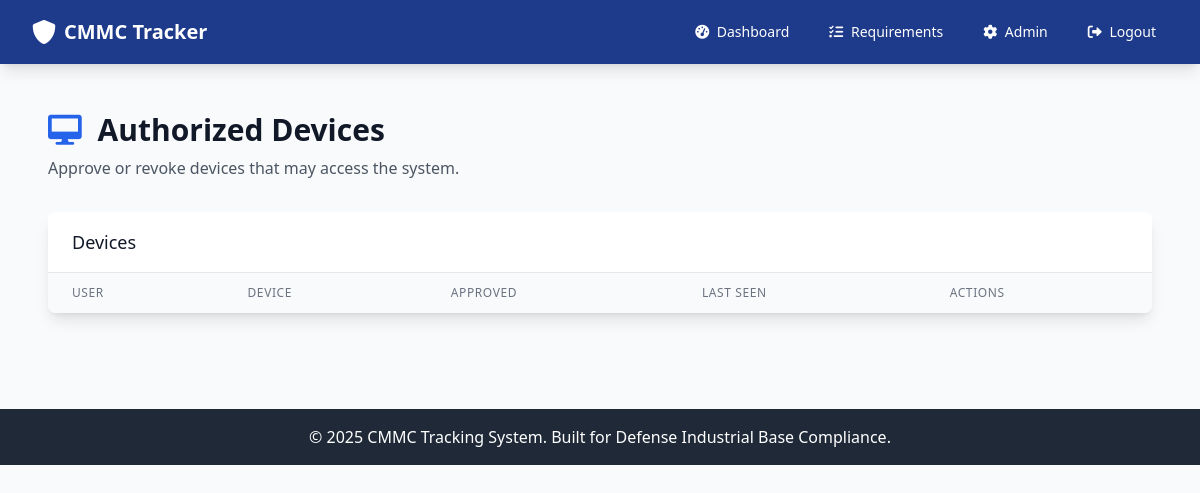
Page /admin/devices (signed in) on the earlier database version.
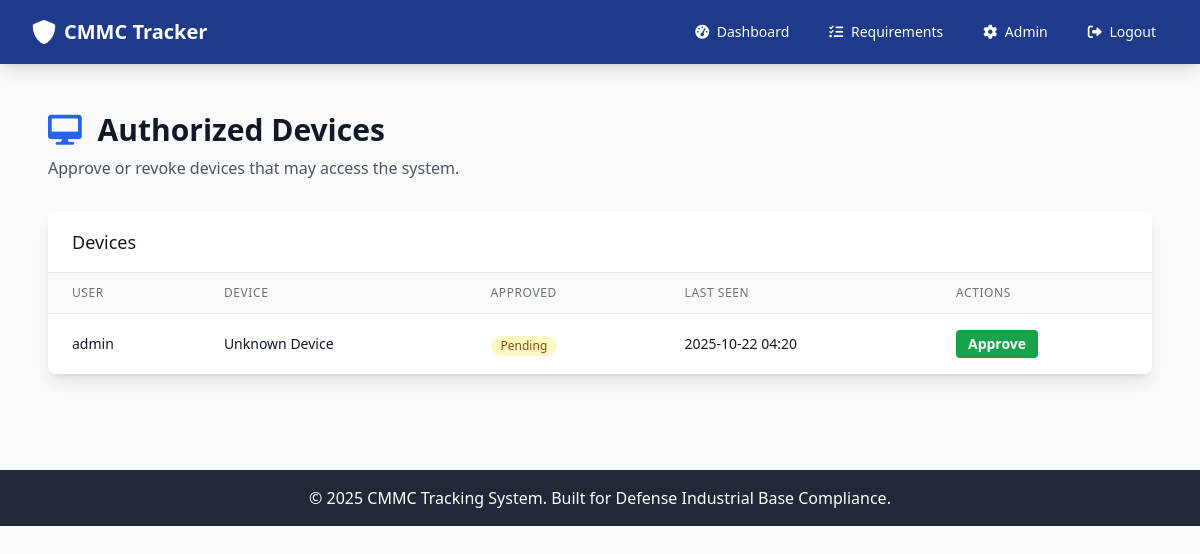
Same page on the later database version.
### app.py (models this page shows)
class AuthorizedDevice(db.Model):
    __tablename__ = 'authorized_device'
    id = db.Column(db.Integer, primary_key=True)
    user_id = db.Column(db.Integer, db.ForeignKey('user.id'))
    device_name = db.Column(db.String(200))
    device_token = db.Column(db.String(64), unique=True, nullable=False)
    is_approved = db.Column(db.Boolean, default=False, nullable=False)
    last_seen_at = db.Column(db.DateTime, default=datetime.utcnow, onupdate=datetime.utcnow)
    user = db.relationship('User', backref='devices')

class User(db.Model):
    id = db.Column(db.Integer, primary_key=True)
    username = db.Column(db.String(80), unique=True, nullable=False)
    email = db.Column(db.String(120), unique=True, nullable=False)
    password_hash = db.Column(db.String(120), nullable=False)
    role = db.Column(db.String(20), default='user')  # 'admin' or 'user'
    company = db.Column(db.String(200))
    created_at = db.Column(db.DateTime, default=datetime.utcnow)
    is_authorized = db.Column(db.Boolean, default=False, nullable=False)

### app.py (the view)
@app.route('/admin/devices')
@admin_required
def admin_devices():
    devices = AuthorizedDevice.query.order_by(AuthorizedDevice.last_seen_at.desc()).all()
    return render_template('admin/devices.html', devices=devices)

### app.py (called while the page is built, shortened)
def admin_required(f):
    @wraps(f)
    def decorated_function(*args, **kwargs):
        if 'user_id' not in session:
            flash('Please log in to access this page.', 'warning')
            return redirect(url_for('login'))
        user = User.query.get(session['user_id'])
        if not user or user.role != 'admin':
            flash('Admin access required.', 'error')
            return redirect(url_for('dashboard'))
        return f(*args, **kwargs)
    return decorated_function

@app.before_request
def enforce_device_and_user_authorization():
    open_endpoints = {
        'index', 'login', 'register', 'logout', 'static', 'device_pending'
    }
    if request.endpoint in open_endpoints:
        return None
    if 'user_id' not in session:
        return None
    user = User.query.get(session['user_id'])
    if not user:
        session.clear()
        return redirect(url_for('login'))
    if not user.is_authorized:
        flash('Your account is awaiting authorization by an administrator.', 'warning')
        return redirect(url_for('index'))
    if user.role == 'admin':
        return None

### templates/admin/devices.html (shortened to what this page needs)
{% extends "base.html" %}
{% block content %}
<div class="px-4 py-6">
    <div class="mb-8">
        <h1 class="text-3xl font-bold text-gray-900 mb-2">
            <i class="fas fa-desktop text-blue-600 mr-2"></i>
            Authorized Devices
        </h1>
        <p class="text-gray-600">Approve or revoke devices that may access the system.</p>
    </div>
    <div class="bg-white shadow-lg rounded-lg overflow-hidden">
        <div class="px-6 py-4 border-b border-gray-200">
            <h3 class="text-lg font-medium text-gray-900">Devices</h3>
        </div>
        <div class="overflow-x-auto">
            <table class="min-w-full divide-y divide-gray-200">
                <thead class="bg-gray-50">
                    <tr>
                        <th class="px-6 py-3 text-left text-xs font-medium text-gray-500 uppercase tracking-wider">User</th>
                        <th class="px-6 py-3 text-left text-xs font-medium text-gray-500 uppercase tracking-wider">Device</th>
                        <th class="px-6 py-3 text-left text-xs font-medium text-gray-500 uppercase tracking-wider">Approved</th>
                        <th class="px-6 py-3 text-left text-xs font-medium text-gray-500 uppercase tracking-wider">Last Seen</th>
                        <th class="px-6 py-3 text-left text-xs font-medium text-gray-500 uppercase tracking-wider">Actions</th>
                    </tr>
                </thead>
                <tbody class="bg-white divide-y divide-gray-200">
                    {% for d in devices %}
                    <tr class="hover:bg-gray-50">
                        <td class="px-6 py-4 whitespace-nowrap text-sm text-gray-900">{{ d.user.username if d.user else 'Unassigned' }}</td>
                        <td class="px-6 py-4 text-sm text-gray-900">{{ d.device_name or 'Unknown' }}</td>
                        <td class="px-6 py-4 whitespace-nowrap">
                            {% if d.is_approved %}
                                <span class="inline-flex items-center px-2.5 py-0.5 rounded-full text-xs font-medium bg-green-100 text-green-800">Approved</span>
                            {% else %}
                                <span class="inline-flex items-center px-2.5 py-0.5 rounded-full text-xs font-medium bg-yellow-100 text-yellow-800">Pending</span>
                            {% endif %}
                        </td>
                        <td class="px-6 py-4 whitespace-nowrap text-sm text-gray-900">{{ d.last_seen_at.strftime('%Y-%m-%d %H:%M') if d.last_seen_at else '-' }}</td>
                        <td class="px-6 py-4 whitespace-nowrap text-sm">
                            {% if not d.is_approved %}
                            <form method="POST" action="{{ url_for('admin_approve_device', device_id=d.id) }}" class="inline">
                                <button class="bg-green-600 hover:bg-green-700 text-white font-bold py-1 px-3 rounded text-sm transition duration-200" type="submit">Approve</button>
                            </form>
                            {% else %}
                            <form method="POST" action="{{ url_for('admin_revoke_device', device_id=d.id) }}" class="inline">
                                <button class="bg-red-600 hover:bg-red-700 text-white font-bold py-1 px-3 rounded text-sm transition duration-200" type="submit">Revoke</button>
                            </form>
                            {% endif %}
                        </td>
                    </tr>
                    {% endfor %}
                </tbody>
            </table>
        </div>
    </div>
</div>
{% endblock %}

Differences in the rows shown:
added AuthorizedDevice: user "admin", device_name "Unknown Device", is_approved "Pending", last_seen_at "2025-10-22 04:20"
